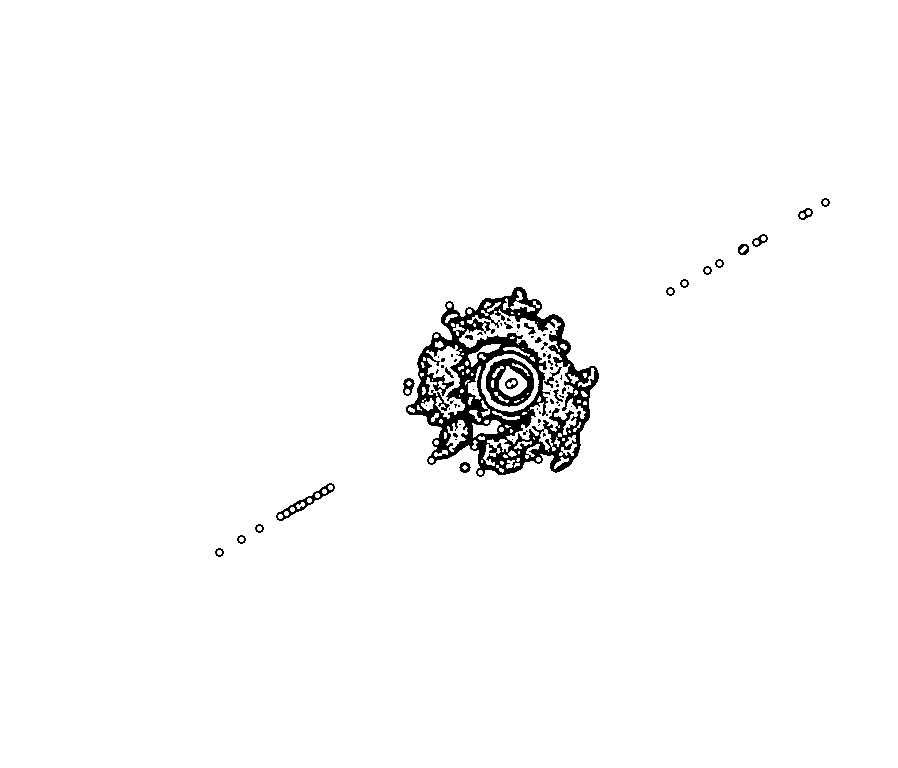
#> input picture DataImage/4/1_B5_adathre.png, 898 x 768 px
$ python contour.py
#> lines starting #> are read from the running program, lines starting #| are printed output that depends on the picture; after the words box and inside, x2 and y2 are one past the last pixel; in counts of white or black regions, pixels touching at a corner belong together
"""
提取自适应阈值图的轮廓
"""
import cv2
import numpy as np

# 读取自适应阈值的图
img = cv2.imread('DataImage/4/1_B5_adathre.png', 0)
#> img: shape (768, 898); 97.8% white; 72 black regions (47 under 20 px), largest, box (x1, y1, x2, y2) and area: (406, 287, 599, 477) 12025, (486, 358, 534, 407) 1090, (276, 483, 335, 521) 376

# 高斯模糊平滑
blur = cv2.GaussianBlur(img, (5, 5), 0)

# 自适应阈值分割
thresh = cv2.adaptiveThreshold(blur,
                               255,
                               cv2.ADAPTIVE_THRESH_GAUSSIAN_C,
                               cv2.THRESH_BINARY_INV,
                               11,
                               2)
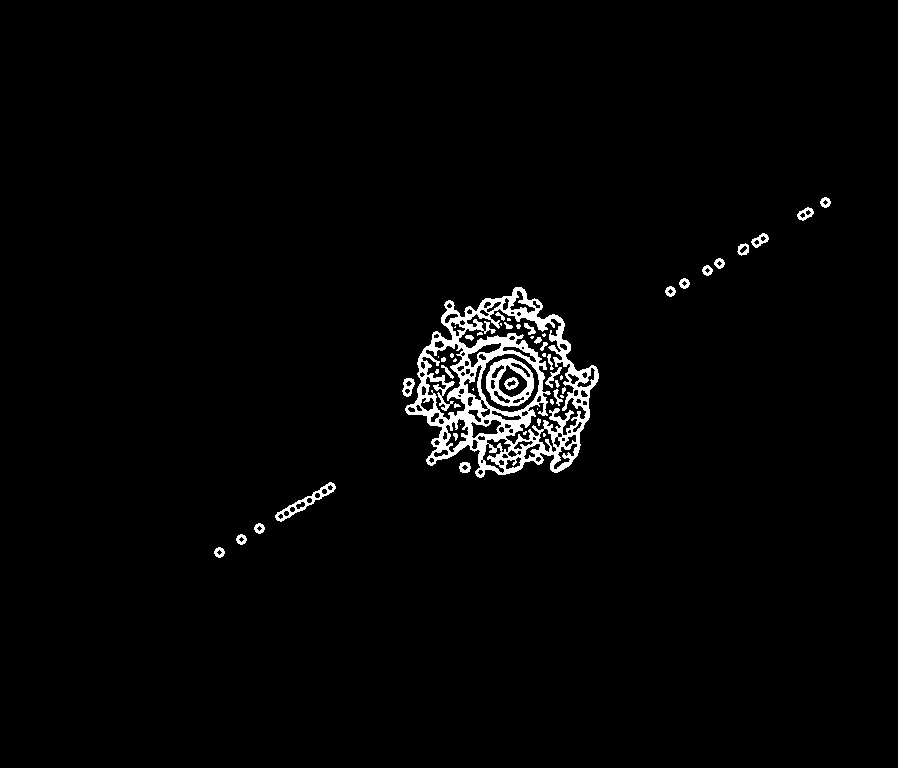
#> thresh: shape (768, 898); 2.2% white; 53 white regions (20 under 20 px), largest, box (x1, y1, x2, y2) and area: (405, 287, 599, 478) 11688, (486, 358, 534, 407) 1012, (275, 482, 336, 522) 453

# 形态学处理,填充小洞
kernel = cv2.getStructuringElement(cv2.MORPH_ELLIPSE, (5, 5))
closing = cv2.morphologyEx(thresh, cv2.MORPH_CLOSE, kernel)
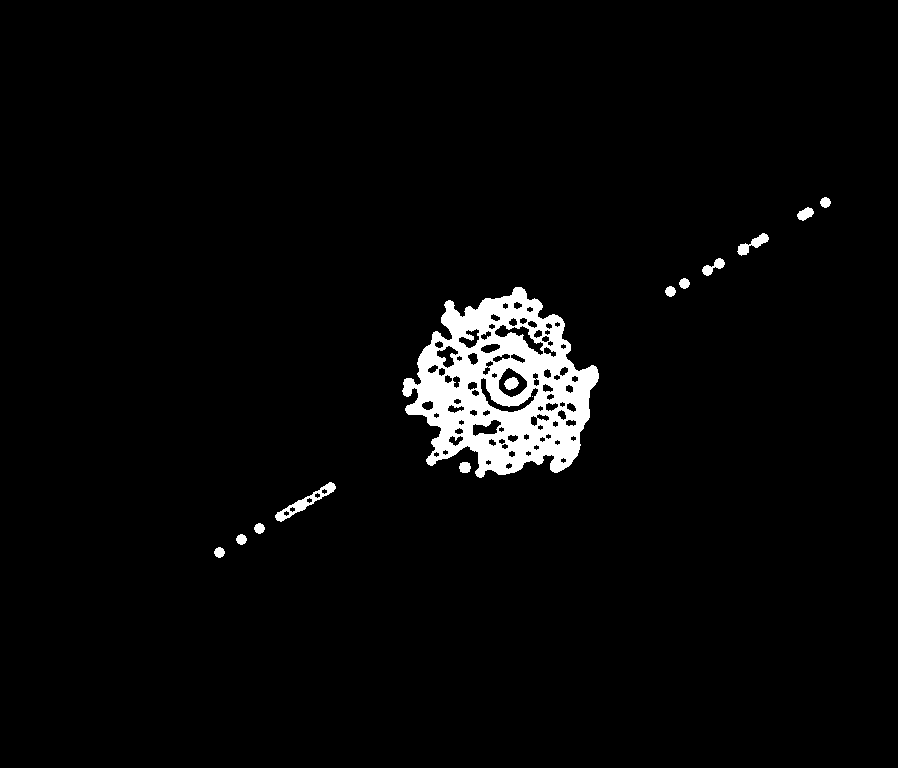
#> closing: shape (768, 898); 3.1% white; 14 white regions (1 under 20 px)

# 寻找轮廓
contours, _ = cv2.findContours(closing, cv2.RETR_TREE, cv2.CHAIN_APPROX_SIMPLE)
#> contours = 103 contours, 1 with area under 20; largest, box (x1, y1, x2, y2) and area: (402, 287, 599, 478) 24007, (498, 367, 528, 398) 586, (275, 482, 336, 522) 566, (480, 377, 539, 413) 484, (494, 324, 544, 356) 474

# 绘制提取的区域
result = cv2.cvtColor(img, cv2.COLOR_GRAY2BGR)
#> result is the input picture: shape (768, 898, 3); 97.8% white; 72 black regions (47 under 20 px), largest, box (x1, y1, x2, y2) and area: (406, 287, 599, 477) 12025, (486, 358, 534, 407) 1090, (276, 483, 335, 521) 376
# roi_img = np.zeros_like(img)
for cnt in contours:
    if cv2.contourArea(cnt) > 1:
        cv2.drawContours(result, [cnt], 0, (0, 255, 0), 2)
#> this loop made 103 passes
#> cnt on pass 57: [[532, 396]]
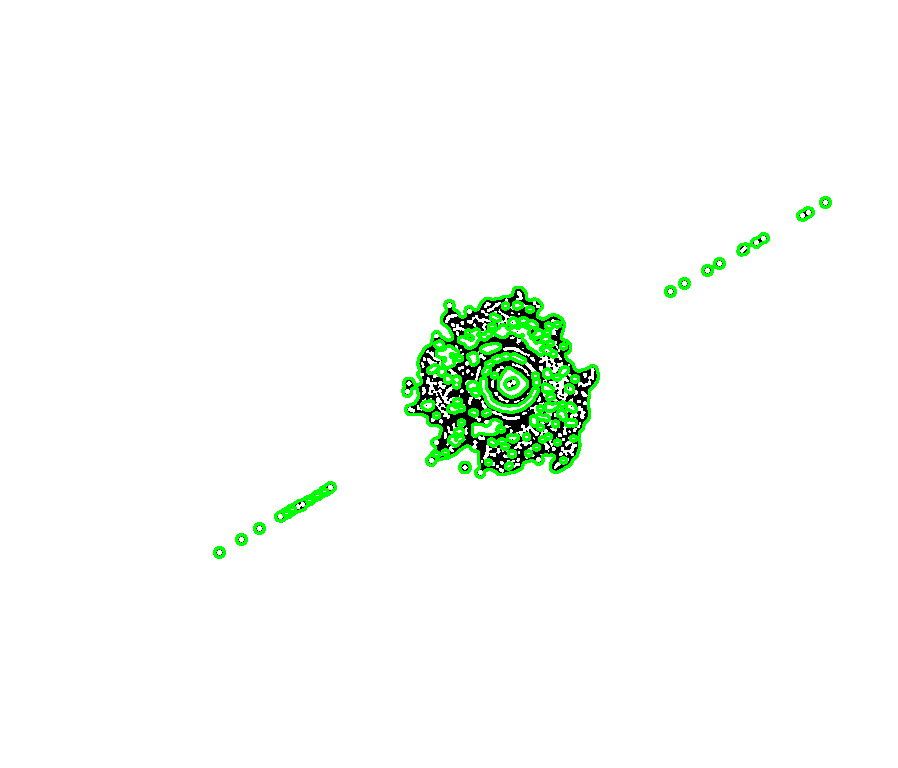
#> result: shape (768, 898, 3); 2.01% of pixels changed, all inside (x1, y1, x2, y2) = (213, 196, 832, 559)

# 显示结果
cv2.imshow('Result', result)
cv2.imwrite('DataImage/4/1_B5_adathre_contour.png', result)
# cv2.imshow('roi_image.png', roi_img)
cv2.waitKey(0)
cv2.destroyAllWindows()
